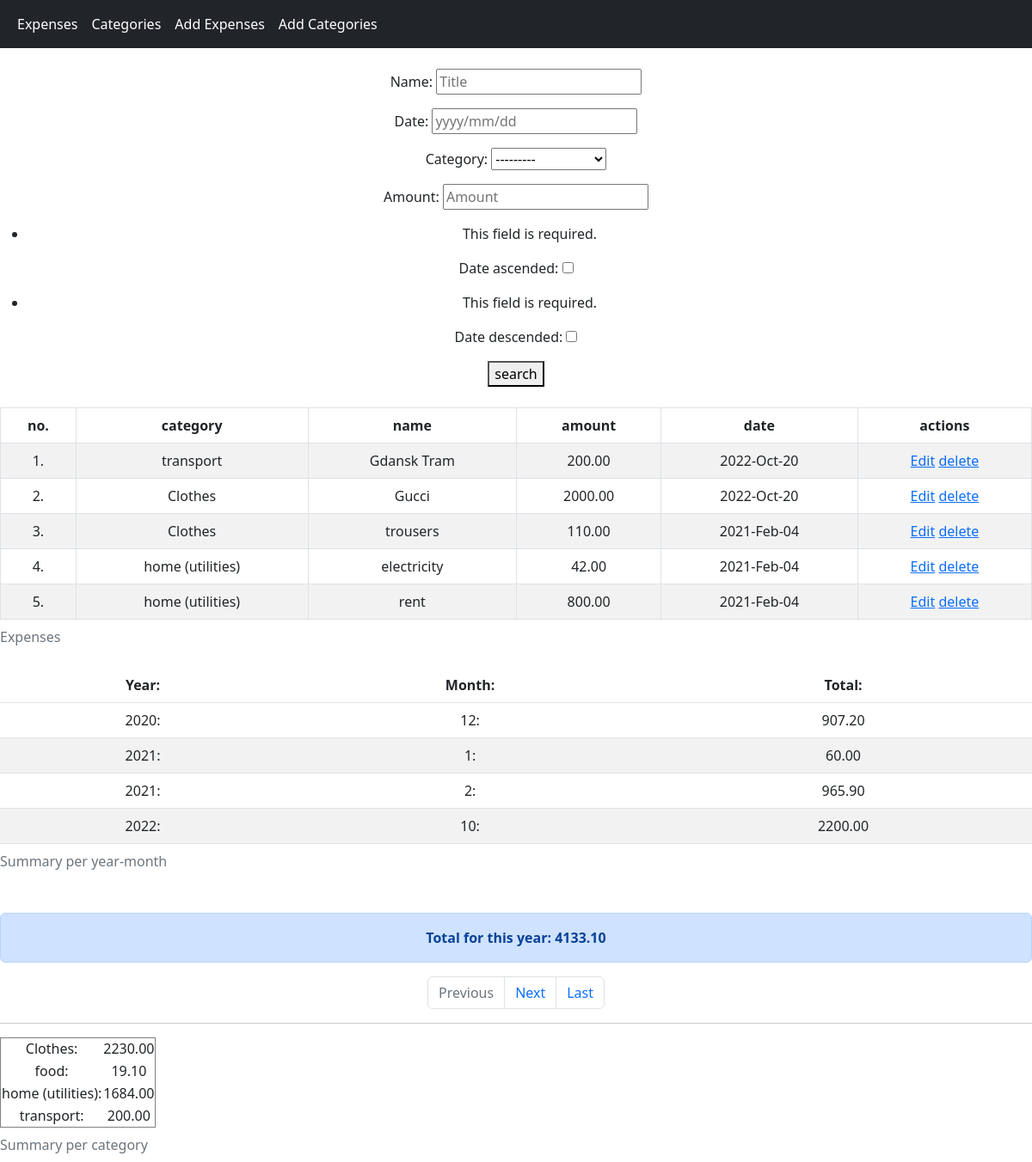
The page /expenses/expense/list/ on the database its author committed.
### expenses/models.py (models this page shows, shortened)
class Category(models.Model):
    name = models.CharField(max_length=50, unique=True)
    def __str__(self):
        return f'{self.name}'
    class Meta:
        ordering = ('name',)

class Expense(models.Model):
    category = models.ForeignKey(Category, models.PROTECT, null=True, blank=True)
    name = models.CharField(max_length=50)
    amount = models.DecimalField(max_digits=8, decimal_places=2)
    date = models.DateField(default=datetime.date.today, db_index=True)
    class Meta:
        ordering = ('-date', '-pk')

### expenses/views.py (the view, shortened to what this page needs)
class ExpenseListView(ListView):
    model = Expense
    paginate_by = 5
    def get_context_data(self, *, object_list=None, **kwargs):
        queryset = object_list if object_list is not None else self.object_list
        form = ExpenseSearchForm(self.request.GET)
        return super().get_context_data(
            form=form,
            object_list=queryset,
            summary_per_category=summary_per_category(queryset),summary_per_month_year=summary_per_month_year(queryset),all_sumed=all_sumed(queryset),
            **kwargs)

### expenses/forms.py
class ExpenseSearchForm(forms.ModelForm):
    date_ascended = forms.BooleanField()
    date_descended = forms.BooleanField()
    class Meta:
        model = Expense
        fields = ('name','date','category','amount','date_ascended', 'date_descended')
        widgets={
            'date':forms.TextInput(attrs={'placeholder':'yyyy/mm/dd'}),
            'name':forms.TextInput(attrs={'placeholder':'Title'}),
            'amount':forms.TextInput(attrs={'placeholder':'Amount'}),
        }
    def __init__(self, *args, **kwargs):
        super().__init__(*args, **kwargs)
        self.fields['name'].required = False
        self.fields['date'].required = False
        self.fields['category'].required = False
        self.fields['amount'].required = False

### expenses/reports.py (called while the page is built)
def summary_per_category(queryset):
    return OrderedDict(sorted(
        queryset
        .annotate(category_name=Coalesce('category__name', Value('-')))
        .order_by()
        .values('category_name')
        .annotate(s=Sum('amount'))
        .values_list('category_name', 's')
    ))

def summary_per_month_year(queryset):
    return OrderedDict(sorted(
        queryset
        .annotate(month=TruncMonth('date'))
        .values('month')
        .annotate(c=Sum('amount'))
        .values_list('month', 'c')
    ))

def all_sumed(queryset):
    return sum(queryset.values_list('amount', flat=True))

### expenses/templates/expenses/expense_list.html (shortened to what this page needs)
{% extends "base.html" %}
{% block content %}
{% load crispy_forms_tags %}
<center>
<form method="GET" action="">
	{{form.as_p}}
  <button type="submit">search</button>
</form>
</center>
<br>
	<table border="1" class="table table-bordered table-striped text-center" >
		<caption>Expenses</caption>
		<thead>
		<tr>
			<th>no.</th>
			<th>category</th>
			<th>name</th>
			<th>amount</th>
			<th>date</th>
			<th>actions</th>
		</tr>
		</thead>
		<tbody>
		{% for obj in object_list %}
		<tr>
			<td>{{ page_obj.start_index|add:forloop.counter0 }}.</td>
			<td>{{ obj.category|default:"-" }}</td>
			<td>{{ obj.name|default:"-" }}</td>
			<td>{{ obj.amount|floatformat:2 }}</td>
			<td>{{obj.date|date:"Y-M-d" }}</td>
			<td>
			<a  href="{% url 'expenses:expense-edit' obj.id %}">Edit</a>
			<a  href="{% url 'expenses:expense-delete' obj.id %}">delete</a>
			</td>
		</tr>
		{% empty %}
		<tr>
			<td colspan="5">no items</td>
		</tr>
		{% endfor %}
		</tbody>
	</table>
	<table class="table table-striped">
        <caption>Summary per year-month</caption>
		<thead class="thead-dark">
			<tr>
				<th>Year:</th>
				<th>Month:</th>
				<th>Total:</th>
			</tr>
		</thead>
		<tbody>
			<tr>
				{% for date, total in summary_per_month_year.items %}
					<tr>
						<td>{{ date.year }}:</td>
						<td>{{ date.month }}:</td>
						<td>{{ total|floatformat:2 }}</td>
					</tr>
				{% endfor %}
			</tr>
		</tbody>
    </table>
	<br>
	<div class="alert alert-primary" role="alert" style="font-weight: bold;">
		Total for this year: {{all_sumed}}
	</div>
{% include "_pagination.html" %}
<hr>
<table border="1">
  <caption>Summary per category</caption>
  <tr>
    {% for category, total in summary_per_category.items %}
	<tr>
		<td>{{category}}:</td>
		<td>{{total|floatformat:2}}</td>
	</tr>
	{% endfor %}
  </tr>
</table>
{% endblock %}

### project/templates/base.html (shortened to what this page needs)
<!DOCTYPE html>
<html>
  <head>
    <link href="https://cdn.jsdelivr.net/npm/bootstrap@5.2.2/dist/css/bootstrap.min.css" rel="stylesheet">
  </head>
  <body class="col-xs-1 text-center">
  <nav class="navbar navbar-expand-lg bg-dark" >
    <div class="container-fluid">
      <div class="collapse navbar-collapse" id="navbarNav">
        <ul class="navbar-nav">
          <li class="nav-item">
            <a class="nav-link" style="color: white;" href="{% url 'expenses:expense-list' %}">Expenses</a>
          </li>
          <li class="nav-item">
            <a class="nav-link" style="color: white;" href="{% url 'expenses:category-list' %}">Categories</a>
          </li>
          <li class="nav-item">
            <a class="nav-link" style="color: white;" href="{% url 'expenses:expense-create' %}">Add Expenses</a>
          </li>
          <li class="nav-item">
            <a class="nav-link" style="color: white;" href="{% url 'expenses:category-create' %}">Add Categories</a>
          </li>
        </ul>
      </div>
    </div>
  </nav>
	<br>
    {% block content %}{% endblock %}
  </body>
</html>

### project/templates/_pagination.html (shortened to what this page needs)
<nav aria-label="Page navigation example">
    <ul class="pagination justify-content-center">
      <li class="page-item disabled">
        <a class="page-link">Previous</a>
      </li>
      {% if page_obj.has_next %}
      <li class="page-item">
        <a class="page-link" href="?page={{ page_obj.next_page_number }}">Next</a>
      </li>
      <li class="page-item"><a class="page-link" href="?page={{ page_obj.paginator.num_pages }}">Last</a></li>
      {% endif %}
    </ul>
  </nav>

### rows shown on the page
Category: name "Clothes", total "2230.00"
Expense: start_index|add "1", category "transport", name "Gdansk Tram", amount "200.00", date "2022-Oct-20"
Expense: start_index|add "2", category "Clothes", name "Gucci", amount "2000.00", date "2022-Oct-20"
Expense: start_index|add "3", category "Clothes", name "trousers", amount "110.00", date "2021-Feb-04"
Expense: start_index|add "4", category "home (utilities)", name "electricity", amount "42.00", date "2021-Feb-04"
Expense: start_index|add "5", category "home (utilities)", name "rent", amount "800.00", date "2021-Feb-04"
Category: name "food", total "19.10"
Category: name "home (utilities)", total "1684.00"
Category: name "transport", total "200.00"

### other values the page prints
{{ date.year }} "2020" "2021" "2021" "2022"
{{ date.month }} "12" "1" "2" "10"
{{ total|floatformat:2 }} "907.20" "60.00" "965.90" "2200.00"
{{ all_sumed }} "4133.10"
